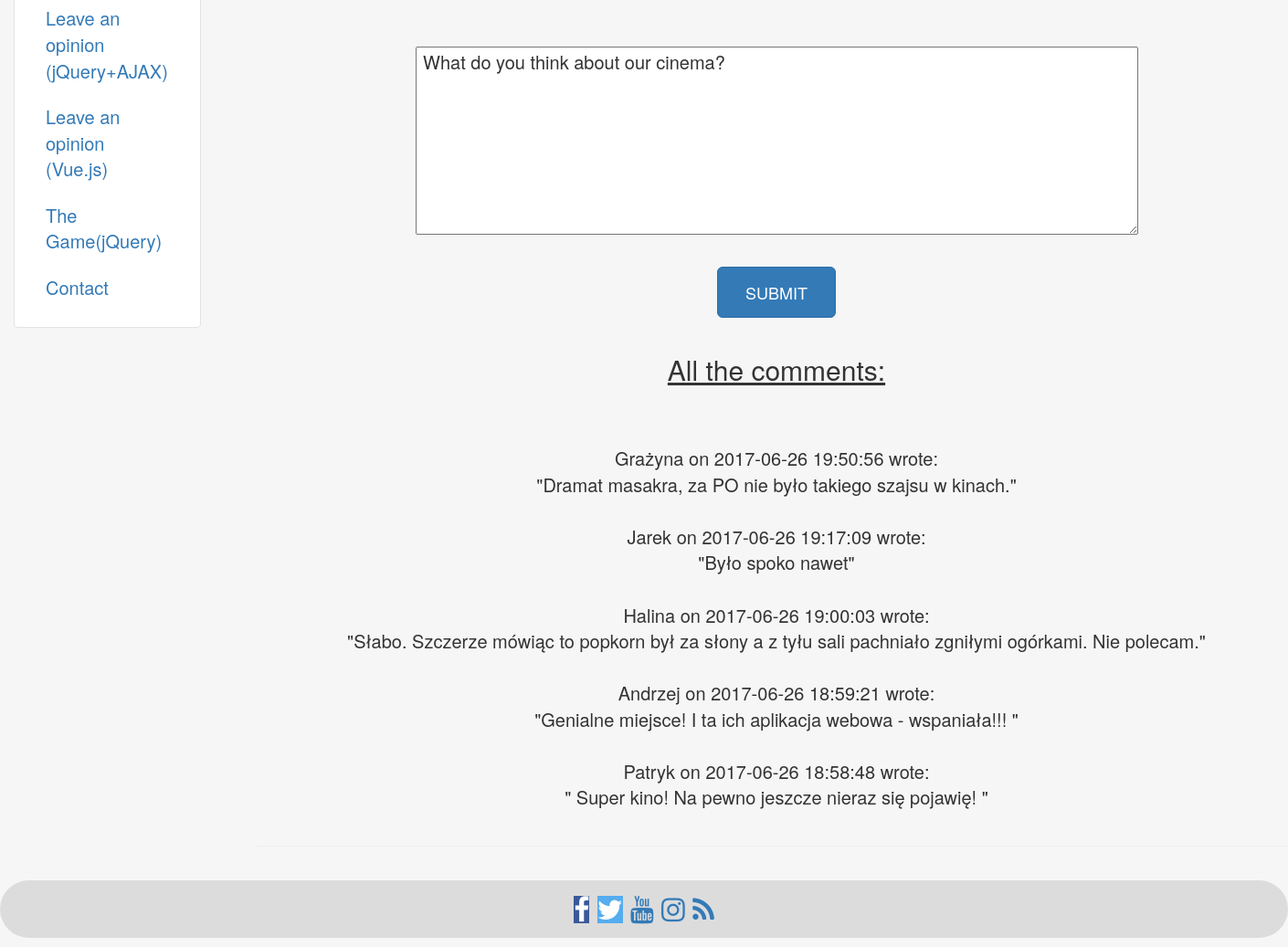
/ajax (lower part), run on an earlier commit of the app's database.
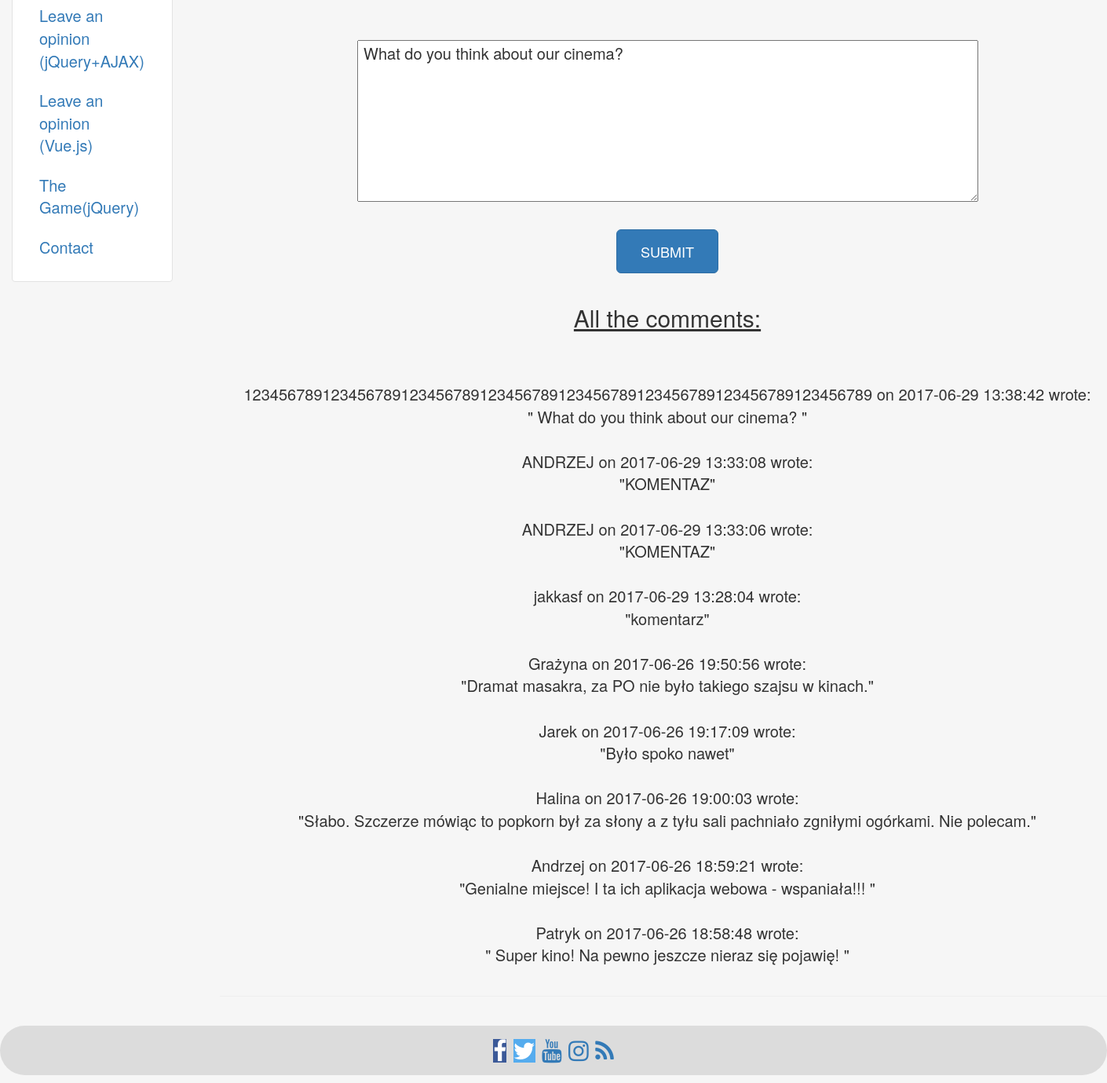
And on a later commit of the database.
### reservations/models.py (models this page shows, shortened)
class Evaluation(models.Model):
    MARK_CHOICES = (
        (1, "*"),
        (2, "**"),
        (3, "***"),
        (4, "****"),
        (5, "*****"),
        (6, "******"),
    )
    opinion = models.TextField(max_length=1000)
    seans = models.ForeignKey(Movie, default=1,on_delete=models.CASCADE)
    author = models.TextField(max_length=100, default="Anonymous")
    mark = models.IntegerField(choices=MARK_CHOICES, default=6)
    timestamp = models.DateTimeField(auto_now_add=True)
    class Meta:
        verbose_name_plural = "evaluations"
        ordering = ('-timestamp',)
    def __str__(self):
        return "Opinion by " + str(self.author) + " from " + str(self.timestamp)
    class EvaluationAdmin(admin.ModelAdmin):
        list_display = ('__str__', 'text', 'mark', 'seans')
        list_filter = ('timestamp', 'author')

### reservations/views.py (the view)
# urls.py: url(r'^ajax', views.ajaxview, name="ajax"),
def ajaxview(request):
    movies = Movie.objects.all()
    evaluations = Evaluation.objects.all()
    return render(request, 'home/ajax.html', dict(movies=movies,
                                                  evaluations=evaluations))

### reservations/models.py (called while the page is built)
    def __str__(self):
        return self.title

### reservations/templates/home/ajax.html (shortened to what this page needs)
{% extends "home/base.html" %}
{% block content %}
    <div class="container" align="middle" padding="50px" style="font-size: 20px">
        <div style="text-align: center">
            <form id="evaluation_form">{% csrf_token %}
                <br/>
                <br/>
                <br/>
                <br/>
                <br/>
                <br/>
                <br/>
                <br/>
                <div style="text-align: center">
                <textarea id="opinion" name="opinion" cols="70" rows="7" onfocus="clearContents(this);"> What do you think about our cinema?
            </textarea>
                </div>
                <br/>
                <input type="Submit" class="btn btn-primary btn-lg  btn-huge" style="padding: 15px 30px;"
                       value="SUBMIT">
            </form>
        </div>
        <div style="text-align: center">
            <div class="page-header">
                <h2 style="text-decoration: underline;">All the comments:</h2>
                <br/>
                <div id="update-holder">
                    <br/>
                    {% for ev in evaluations %}
                        <div id="{{ ev.id }}">{{ ev.author }} on {{ ev.timestamp|date:"Y-m-d H:i:s" }} wrote:<br/>
                            "{{ ev.opinion }}"<br/><br/></div>
                    {% endfor %}
                </div>
            </div>
        </div>
{% endblock %}

What changed in the data, as far as the page shows it:
added Evaluation: author "123456789123456789123456789123456789123456789123456789123456789123456789", timestamp "2017-06-29 13:38:42", opinion "What do you think about our cinema?"
added Evaluation: author "ANDRZEJ", timestamp "2017-06-29 13:33:08", opinion "KOMENTAZ"
added Evaluation: author "ANDRZEJ", timestamp "2017-06-29 13:33:06", opinion "KOMENTAZ"
added Evaluation: author "jakkasf", timestamp "2017-06-29 13:28:04", opinion "komentarz"
